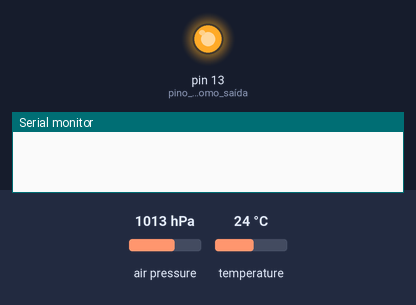
Bench run of a sketch on a simulated Arduino Uno, built with avr-gcc and run on an emulated ATmega328P. On the bench: output pins drawn as LEDs (lit = HIGH), the last lines printed to the serial monitor. Inputs (shaded band) come from the test bench; at power-on: air pressure 1013 hPa, temperature 24 °C.

Above: at 0.7 s.
At 4.8 s:
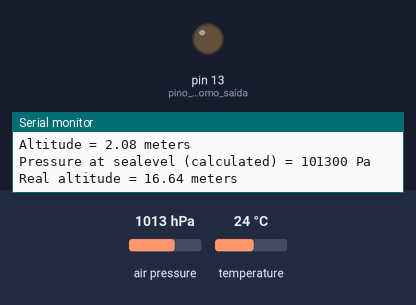
Timing chart, 0 to 6.4 s (numbered marks = the images above):
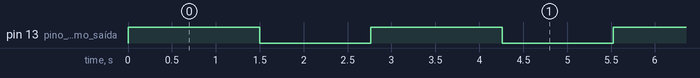

The sketch:

E_Mariane.ino
```cpp
//projeto LED

//void setup() {
//  pinMode(13, OUTPUT); //pino 13 como saída
//}

//void loop() {
//  digitalWrite(13, HIGH);
//  delay(1500);
//  digitalWrite(13, LOW);
//  delay(500);
//}


#include <Adafruit_BMP085.h> //biblioteca
Adafruit_BMP085 sensor; //representa o sensor, a biblioteca precisa para se comunicar com o sensor, pode ser qualquer nome)

void LEDblink() { //a função que pisca o led
    digitalWrite(13, HIGH);
    delay(1500);
    digitalWrite(13, LOW);
    delay(250);

}
void bmp() { //função que lê o sensor
    Serial.print("Temperature = ");
    Serial.print(sensor.readTemperature());
    Serial.println(" *C");

    Serial.print("Pressure = ");
    Serial.print(sensor.readPressure());
    Serial.println(" Pa");

    Serial.print("Altitude = ");
    Serial.print(sensor.readAltitude());
    Serial.println(" meters");

    Serial.print("Pressure at sealevel (calculated) = ");
    Serial.print(sensor.readSealevelPressure());
    Serial.println(" Pa");

    Serial.print("Real altitude = ");
    Serial.print(sensor.readAltitude(101500));
    Serial.println(" meters");

    Serial.println();
    delay(1000);
}

void setup() {
  pinMode(13, OUTPUT); //pino led como saida
  Serial.begin(115200);


  if (!sensor.begin()) {
	Serial.println("Could not find a valid BMP085 sensor, check wiring!");
	while (1) {}
  }
}

void loop() { //dps de definir as funções, vai ficar rodando sempre
  LEDblink();
  bmp();
}
```

Measured:
- by itself, pin 13 (pino_13_como_saída): alternates HIGH for 1.5 s and LOW for 1.3 s
